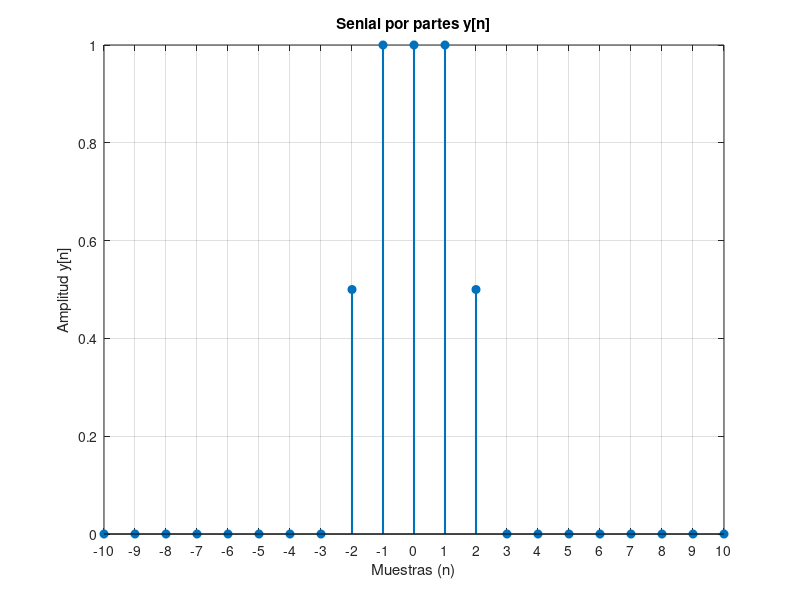

The MATLAB source for this figure:
clc;
clear;


n = -10:10;

%definicion de x
%tramo1 = 1 .*(n >= -1 & n <= 2);
%tramo2 = (1/2) .*(n >=3 & n <= 4);
%x = tramo1 + tramo2;

%Definicion nueva de x
x = @(n) 1 .* (n >= -1 & n <= 2) + (1/2) .* (n >= 3 & n <= 4);

%definicion de u
u = @(n) n>= 0;
%U shifteada
u_shift = u(n-2)

%Delta de dirac
delta_d = n == 0
%delta de dirac
delta_shift = (n ==3);

% Evaluar x[n-1]
% Para evaluar x en (n-1), definimos los tramos usando (n-1)
tramo2_shift = 1 .* ((n-1) >= -1 & (n-1) <= 2);
tramo3_shift = (1/2) .* ((n-1) >= 3 & (n-1) <= 4);
x_shift = tramo2_shift + tramo3_shift;

y = x(n.^2);


stem(n,y,'filled','linewidth', 1.5);
grid on;
xticks(n);

xlabel('Muestras (n)');
ylabel('Amplitud y[n]');
title('Senial por partes y[n]');
